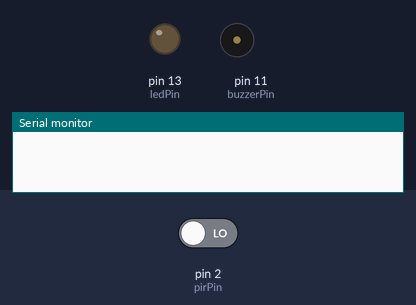
This sketch was run on a simulated Arduino Uno, built with avr-gcc and run on an emulated ATmega328P. On the bench: output pins drawn as LEDs (lit = HIGH), buzzer (waves = sounding, pin HIGH), the last lines printed to the serial monitor. The test bench sets the inputs (shaded band); at power-on: pin 2 (pirPin) LOW.

Above: at 1.2 s.
1.3 s: pin 2 (pirPin) driven HIGH
At 1.7 s:
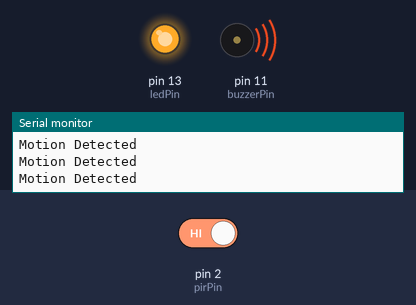
2.8 s: pin 2 (pirPin) driven LOW
At 3.1 s:
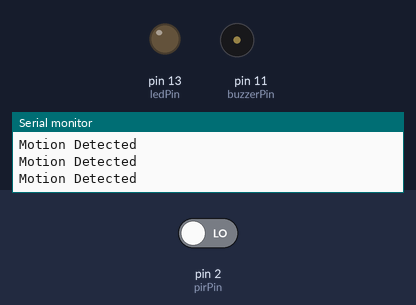
Timing chart, 0 to 5.8 s (numbered marks = the images above; inputs shaded):
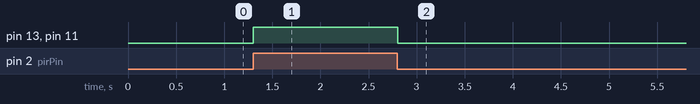

The sketch:

Arduino_motion_detection.ino
```cpp
// Arduino code for Motion Detection System

int ledPin = 13; //for LED
int buzzerPin = 11; //for Buzzer
int pirPin = 2; //PIR Out pin
int pirStat = 0; //PIR status

void setup()
{
  pinMode(ledPin, OUTPUT);
  pinMode(buzzerPin, OUTPUT);
  pinMode(pirPin, INPUT);
  Serial.begin(9600);
}

void loop()
{
  pirStat = digitalRead(pirPin);
  if (pirStat == HIGH)
  { //if motion detected
    digitalWrite(ledPin, HIGH); //turn LED ON
    digitalWrite(buzzerPin, HIGH); //Buzzer ON
    Serial.println("Motion Detected");
  }
  else
  {
    digitalWrite(ledPin, LOW); //turn LED OFF if we have no motion
    digitalWrite(buzzerPin, LOW); //turn Buzzer OFF if we have no motion

  }
}
```

Measured:
- after the input at 1.3 s, pin 13 (ledPin), pin 11 (buzzerPin): LOW → HIGH at once
- after the input at 2.8 s, pin 13 (ledPin), pin 11 (buzzerPin): HIGH → LOW at once
